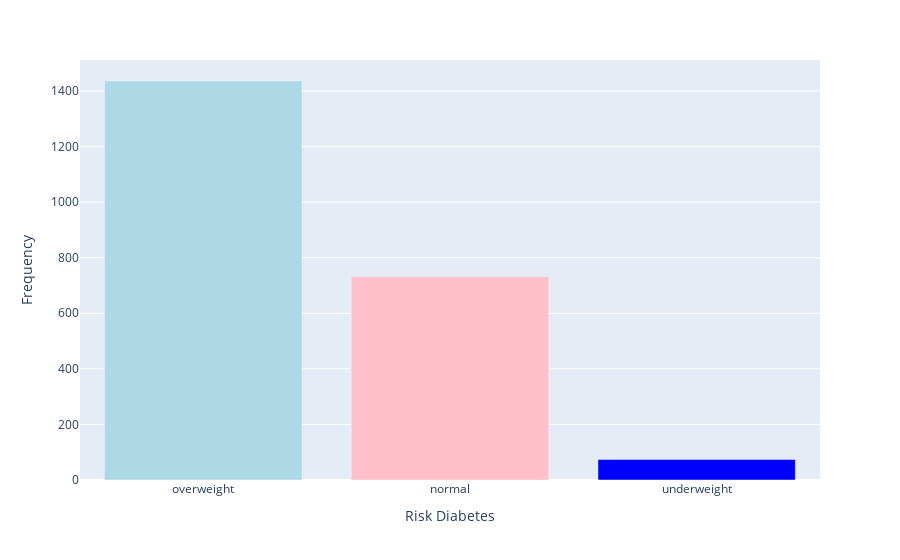

Here is the notebook cell this chart was saved with:
### Code cell
import plotly.express as px
barplot = df[df['case1_risk_diabet']=='not_diabet']['weight_stat'].value_counts()
fig = px.bar(x=barplot.index, y=[barplot.values], 
             color=["lightblue","pink",  "blue"], 
             color_discrete_map="identity",
             labels={"value": "Frequency",
                     "x": "Risk Diabetes",},
             #title="Risk Prediabetes & Undiagnose Diabtes",
            )
fig.layout.yaxis.tickformat 
fig.show()

### Figure 1 — Plotly figure (JSON) as saved in the notebook; plotly's stock layout.template omitted (floating-point values rounded to 4 significant figures)
{"data": [{"alignmentgroup": "True", "hovertemplate": "Risk Diabetes=%{x}<br>Frequency=%{y}<extra></extra>", "legendgroup": "", "marker": {"color": "lightblue"}, "name": "", "offsetgroup": "", "orientation": "v", "showlegend": false, "textposition": "auto", "type": "bar", "x": ["overweight"], "xaxis": "x", "y": [1436], "yaxis": "y"}, {"alignmentgroup": "True", "hovertemplate": "Risk Diabetes=%{x}<br>Frequency=%{y}<extra></extra>", "legendgroup": "", "marker": {"color": "pink"}, "name": "", "offsetgroup": "", "orientation": "v", "showlegend": false, "textposition": "auto", "type": "bar", "x": ["normal"], "xaxis": "x", "y": [732], "yaxis": "y"}, {"alignmentgroup": "True", "hovertemplate": "Risk Diabetes=%{x}<br>Frequency=%{y}<extra></extra>", "legendgroup": "", "marker": {"color": "blue"}, "name": "", "offsetgroup": "", "orientation": "v", "showlegend": false, "textposition": "auto", "type": "bar", "x": ["underweight"], "xaxis": "x", "y": [74], "yaxis": "y"}], "layout": {"barmode": "relative", "legend": {"tracegroupgap": 0}, "margin": {"t": 60}, "xaxis": {"anchor": "y", "domain": [0, 1], "title": {"text": "Risk Diabetes"}}, "yaxis": {"anchor": "x", "domain": [0, 1], "title": {"text": "Frequency"}}}}
